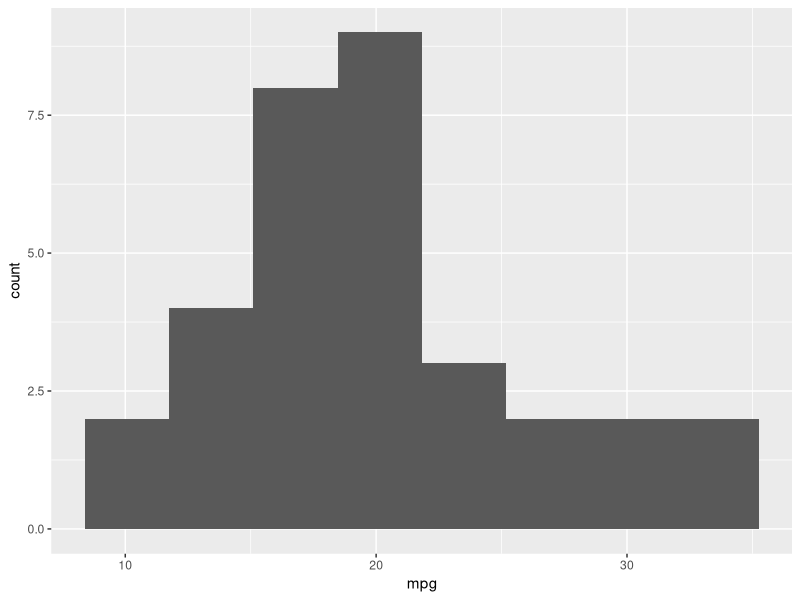
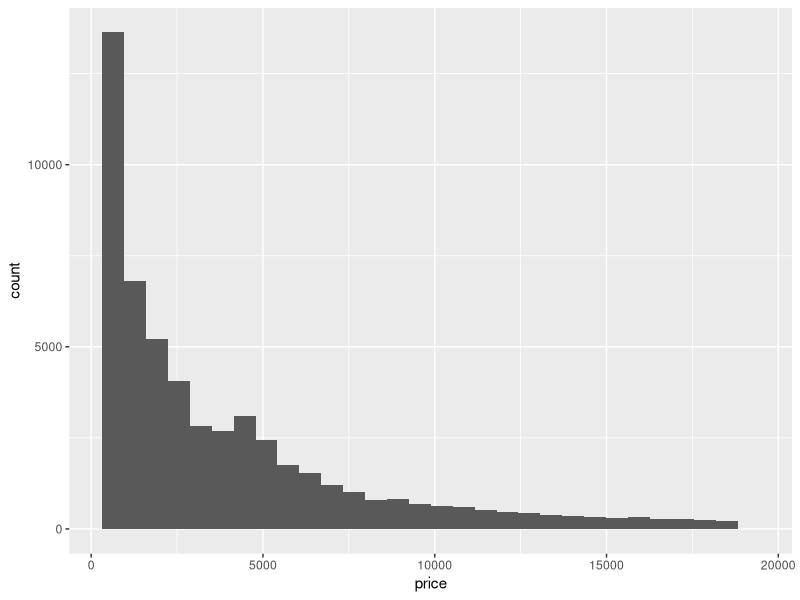
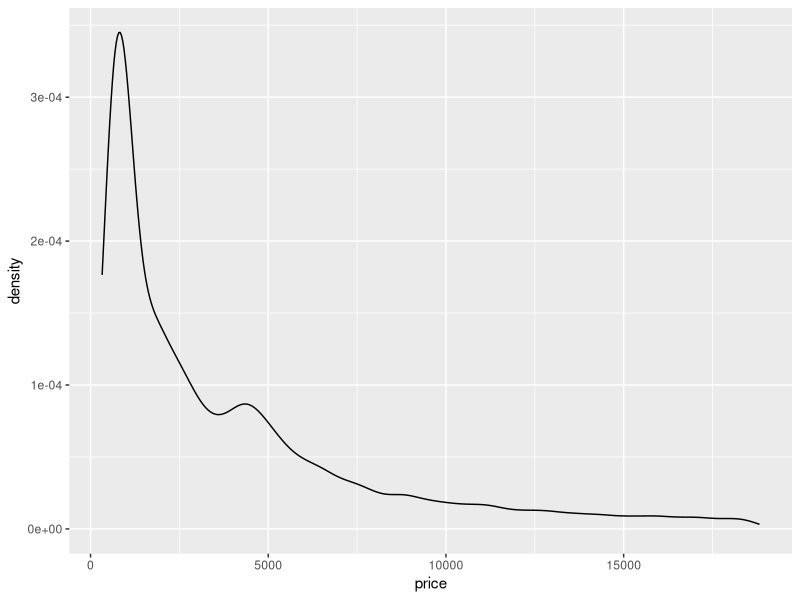
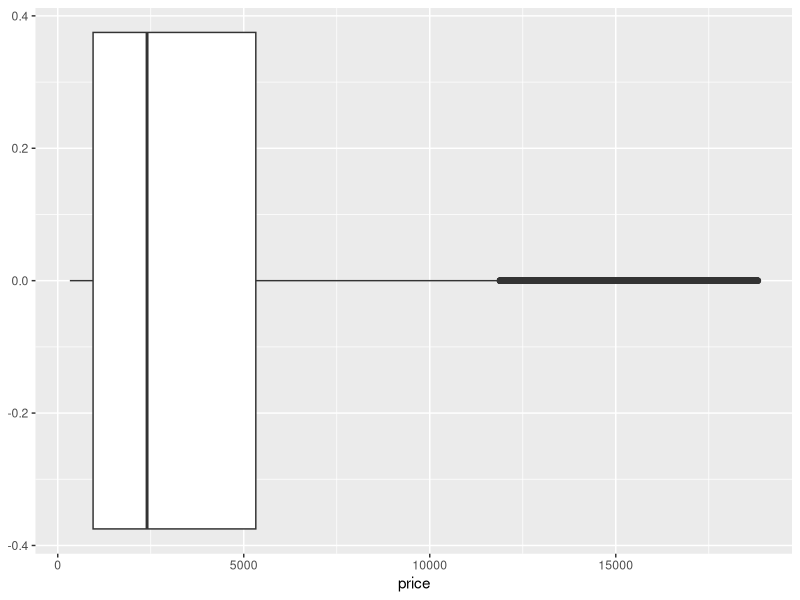
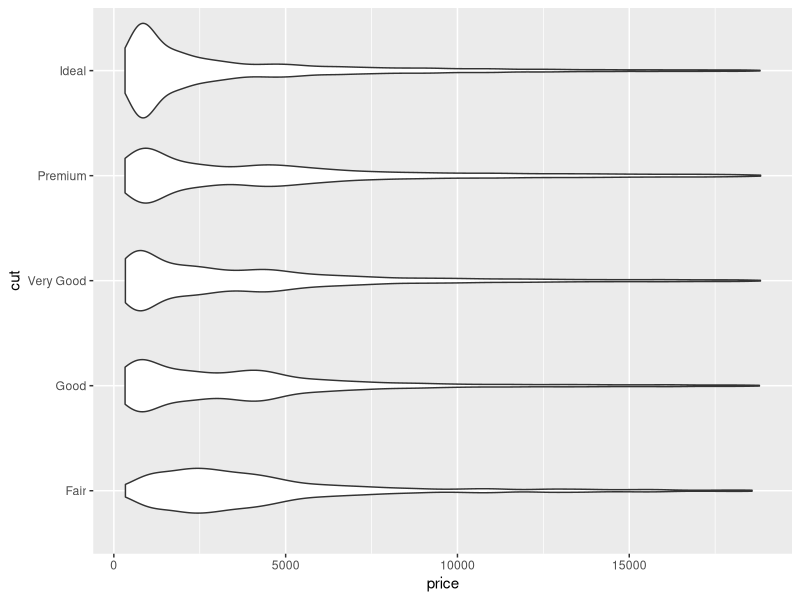
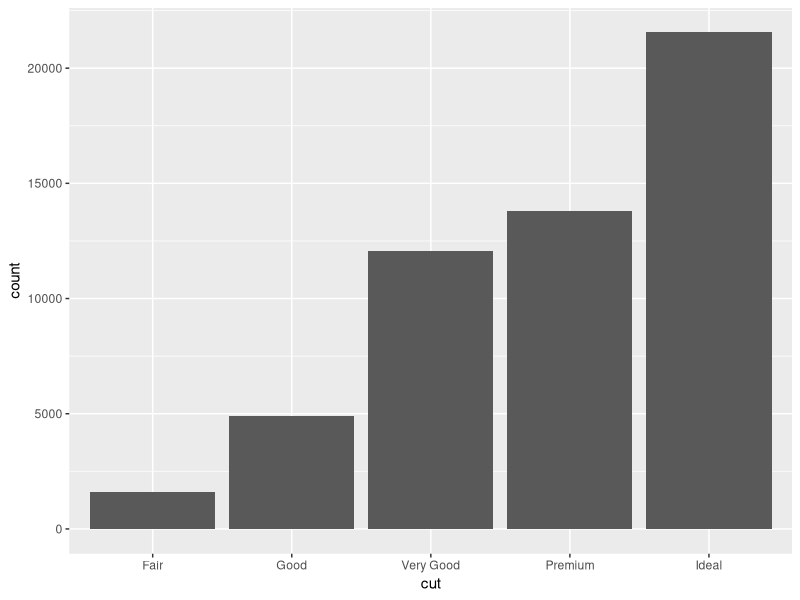
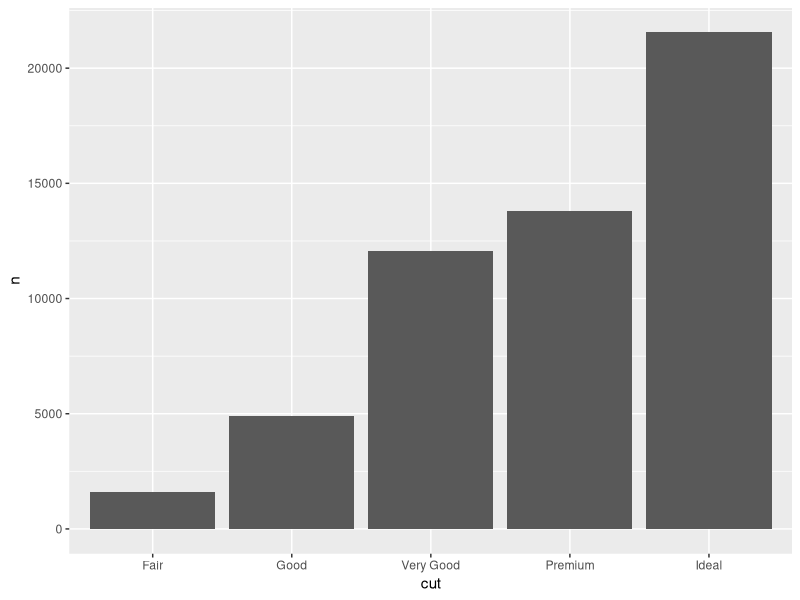
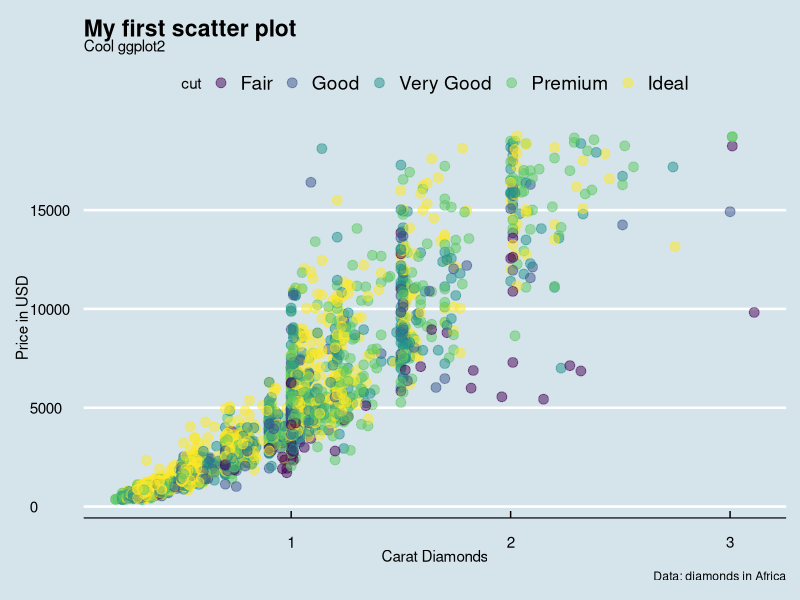

Reproduce these figures in R, in order.
library(tidyverse)
library(ggplot2)
library(ggthemes)

## how to choose visualization
## 1.number of variable
## 2. data type

ggplot(mtcars , aes(mpg))+
  geom_histogram(bins=8)


## one variable +continuous(number)

ggplot(diamonds,aes(x=price)) +
  geom_histogram()


ggplot(diamonds,aes(x=price)) +
  geom_density()


## DRY: Donot Repeat Yourself
base <- ggplot(diamonds,aes(x=price))
p1 <- base + geom_histogram()
p2 <- base + geom_density()

ggplot(diamonds,aes(price))+
  geom_boxplot()

## violin plot
ggplot(diamonds,aes(price,cut))+
  geom_violin()


## one variable + discrete (factor)
ggplot(diamonds,aes(cut))+
  geom_bar()

diamonds %>% 
  count(cut) %>%
  ggplot(data= .,mapping=aes(x=cut,y=n)) +
  geom_col()

## two variables: number x number
set.seed(42)
ggplot(sample_n(diamonds,3000),
       #mapping
       aes(x=carat,y=price,color=cut)) +
  geom_point(alpha=0.5,size=3)+
  labs(
    title="My first scatter plot",
    subtitle="Cool ggplot2",
    caption="Data: diamonds in Africa",
    y="Price in USD",
    x="Carat Diamonds"
  ) + 
  theme_economist()


## shortcut qplot()
## quick plot

qplot(x=carat,data=diamonds,geom="density")
qplot(x=carat,data=diamonds,geom="histogram")
qplot(x=cut,data=diamonds,geom="bar")



##layer in ggplot2

base<- ggplot(diamonds%>% 
                sample_n(1000)%>%
                filter(carat<=2.8),
              aes(carat,price))

base + 
  theme_minimal()+
  geom_point(alpha=.2,
             color="blue")+
  geom_smooth(method="loess", 
              se=TRUE,
              fill="red",
              color="green")+
  geom_rug()

##bar plot
ggplot(diamonds,aes(cut,fill=clarity))+
  geom_bar(position="fill")+
  theme_minimal()

## How to change color?
ggplot(diamonds,aes(cut,fill=cut))+
  geom_bar()+
  theme_minimal()+
  scale_fill_manual(values=c("red","green","blue","gold","salmon"))

## color palate   http://www.cookbook-r.com/Graphs/Colors_(ggplot2)/
ggplot(diamonds,aes(cut,fill=cut))+
  geom_bar()+
  theme_minimal()+
  scale_fill_brewer(palette="Set2")


## Heat map color scale
sample_diamonds<-diamonds%>% 
  sample_n(3000)
ggplot(sample_diamonds,aes(carat,price,color=price))+
  geom_point(alpha=0.3)+
  theme_minimal()+
  scale_color_gradient(low="gold",high="purple")

## multiple sub-plot

ggplot(diamonds%>% sample_frac(.2),aes(carat,price))+
  geom_point(alpha=.2)+
  geom_smooth()+
  theme_minimal()+
  facet_wrap(~cut,ncol=3)

ggplot(diamonds%>% sample_frac(.2),aes(carat,price))+
  geom_point(alpha=.2)+
  geom_smooth()+
  theme_minimal()+
  facet_wrap(clarity ~cut)


ggplot(diamonds%>% sample_frac(.2),aes(carat,price))+
  geom_point(alpha=.2,size=2,color="red")+
  geom_smooth(method="lm",color="black")+
  theme_minimal()+
  facet_grid(~cut)

##multiple dataframe
m1 <- mtcars %>% filter(mpg>30)
m2 <- mtcars %>% filter(mpg<=20)

ggplot()+
  theme_minimal()+
  geom_point(data=m1,aes(wt, mpg),color="blue")+
  geom_point(data=m2,aes(wt,mpg),color="red")


## bin 2D


ggplot(diamonds,aes(carat,price))+
  geom_bin2d(bins=50)+
  theme_minimal()

## homework
##1. create Rmarkdown
##2. create 5 chart
##3. data= diamonds or mpg


## gridextra , patch work multiple grap in one window






